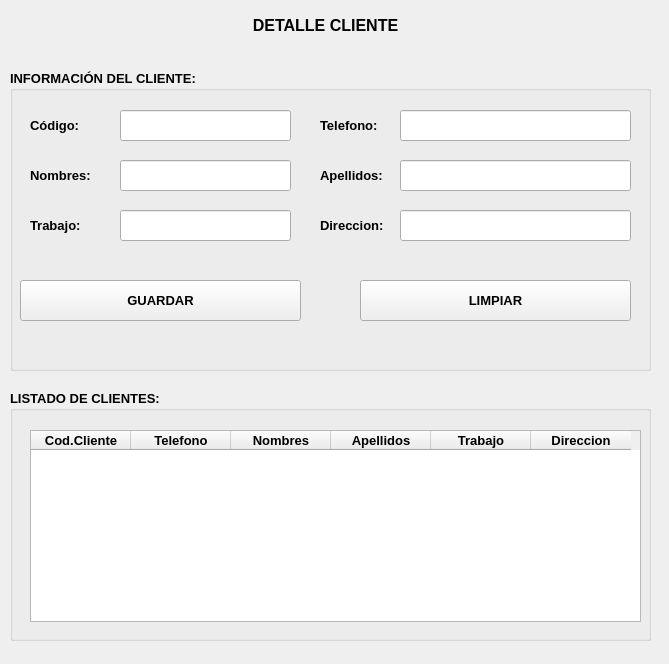
<?xml version="1.0" encoding="UTF-8"?>
<ui version="4.0">
 <class>MainWindow</class>
 <widget class="QMainWindow" name="MainWindow">
  <property name="geometry">
   <rect>
    <x>0</x>
    <y>0</y>
    <width>669</width>
    <height>664</height>
   </rect>
  </property>
  <property name="windowTitle">
   <string>MainWindow</string>
  </property>
  <widget class="QWidget" name="centralwidget">
   <widget class="QGroupBox" name="groupBox">
    <property name="geometry">
     <rect>
      <x>10</x>
      <y>70</y>
      <width>641</width>
      <height>301</height>
     </rect>
    </property>
    <property name="font">
     <font>
      <pointsize>10</pointsize>
      <weight>75</weight>
      <bold>true</bold>
     </font>
    </property>
    <property name="title">
     <string>INFORMACIÓN DEL CLIENTE:</string>
    </property>
    <widget class="QLabel" name="label_2">
     <property name="geometry">
      <rect>
       <x>20</x>
       <y>40</y>
       <width>81</width>
       <height>31</height>
      </rect>
     </property>
     <property name="text">
      <string>Código:</string>
     </property>
    </widget>
    <widget class="QLabel" name="label_3">
     <property name="geometry">
      <rect>
       <x>20</x>
       <y>90</y>
       <width>71</width>
       <height>31</height>
      </rect>
     </property>
     <property name="text">
      <string>Nombres:</string>
     </property>
    </widget>
    <widget class="QLineEdit" name="txtTelefono">
     <property name="geometry">
      <rect>
       <x>390</x>
       <y>40</y>
       <width>231</width>
       <height>31</height>
      </rect>
     </property>
    </widget>
    <widget class="QLineEdit" name="txtApellido">
     <property name="geometry">
      <rect>
       <x>390</x>
       <y>90</y>
       <width>231</width>
       <height>31</height>
      </rect>
     </property>
    </widget>
    <widget class="QLabel" name="label_5">
     <property name="geometry">
      <rect>
       <x>310</x>
       <y>90</y>
       <width>71</width>
       <height>31</height>
      </rect>
     </property>
     <property name="text">
      <string>Apellidos:</string>
     </property>
    </widget>
    <widget class="QPushButton" name="btnguardar">
     <property name="geometry">
      <rect>
       <x>10</x>
       <y>210</y>
       <width>281</width>
       <height>41</height>
      </rect>
     </property>
     <property name="text">
      <string>GUARDAR</string>
     </property>
    </widget>
    <widget class="QPushButton" name="btnlimpiar">
     <property name="geometry">
      <rect>
       <x>350</x>
       <y>210</y>
       <width>271</width>
       <height>41</height>
      </rect>
     </property>
     <property name="text">
      <string>LIMPIAR</string>
     </property>
    </widget>
    <widget class="QLineEdit" name="txtCodigo">
     <property name="geometry">
      <rect>
       <x>110</x>
       <y>40</y>
       <width>171</width>
       <height>31</height>
      </rect>
     </property>
    </widget>
    <widget class="QLineEdit" name="txtNombre">
     <property name="geometry">
      <rect>
       <x>110</x>
       <y>90</y>
       <width>171</width>
       <height>31</height>
      </rect>
     </property>
    </widget>
    <widget class="QLabel" name="label_7">
     <property name="geometry">
      <rect>
       <x>310</x>
       <y>40</y>
       <width>71</width>
       <height>31</height>
      </rect>
     </property>
     <property name="text">
      <string>Telefono:</string>
     </property>
    </widget>
    <widget class="QLabel" name="label_4">
     <property name="geometry">
      <rect>
       <x>20</x>
       <y>140</y>
       <width>71</width>
       <height>31</height>
      </rect>
     </property>
     <property name="text">
      <string>Trabajo:</string>
     </property>
    </widget>
    <widget class="QLineEdit" name="txtTrabajo">
     <property name="geometry">
      <rect>
       <x>110</x>
       <y>140</y>
       <width>171</width>
       <height>31</height>
      </rect>
     </property>
    </widget>
    <widget class="QLabel" name="label_6">
     <property name="geometry">
      <rect>
       <x>310</x>
       <y>140</y>
       <width>71</width>
       <height>31</height>
      </rect>
     </property>
     <property name="text">
      <string>Direccion:</string>
     </property>
    </widget>
    <widget class="QLineEdit" name="txtDireccion">
     <property name="geometry">
      <rect>
       <x>390</x>
       <y>140</y>
       <width>231</width>
       <height>31</height>
      </rect>
     </property>
    </widget>
   </widget>
   <widget class="QLabel" name="label">
    <property name="geometry">
     <rect>
      <x>10</x>
      <y>10</y>
      <width>631</width>
      <height>31</height>
     </rect>
    </property>
    <property name="font">
     <font>
      <pointsize>12</pointsize>
      <weight>75</weight>
      <bold>true</bold>
     </font>
    </property>
    <property name="text">
     <string>DETALLE CLIENTE</string>
    </property>
    <property name="alignment">
     <set>Qt::AlignCenter</set>
    </property>
   </widget>
   <widget class="QGroupBox" name="groupBox_2">
    <property name="geometry">
     <rect>
      <x>10</x>
      <y>390</y>
      <width>641</width>
      <height>251</height>
     </rect>
    </property>
    <property name="font">
     <font>
      <pointsize>10</pointsize>
      <weight>75</weight>
      <bold>true</bold>
     </font>
    </property>
    <property name="title">
     <string>LISTADO DE CLIENTES:</string>
    </property>
    <widget class="QTableWidget" name="tblClientes">
     <property name="geometry">
      <rect>
       <x>20</x>
       <y>40</y>
       <width>611</width>
       <height>192</height>
      </rect>
     </property>
     <column>
      <property name="text">
       <string>Cod.Cliente</string>
      </property>
     </column>
     <column>
      <property name="text">
       <string>Telefono</string>
      </property>
     </column>
     <column>
      <property name="text">
       <string>Nombres</string>
      </property>
     </column>
     <column>
      <property name="text">
       <string>Apellidos</string>
      </property>
     </column>
     <column>
      <property name="text">
       <string>Trabajo</string>
      </property>
     </column>
     <column>
      <property name="text">
       <string>Direccion</string>
      </property>
     </column>
    </widget>
   </widget>
  </widget>
 </widget>
 <resources/>
 <connections/>
</ui>
